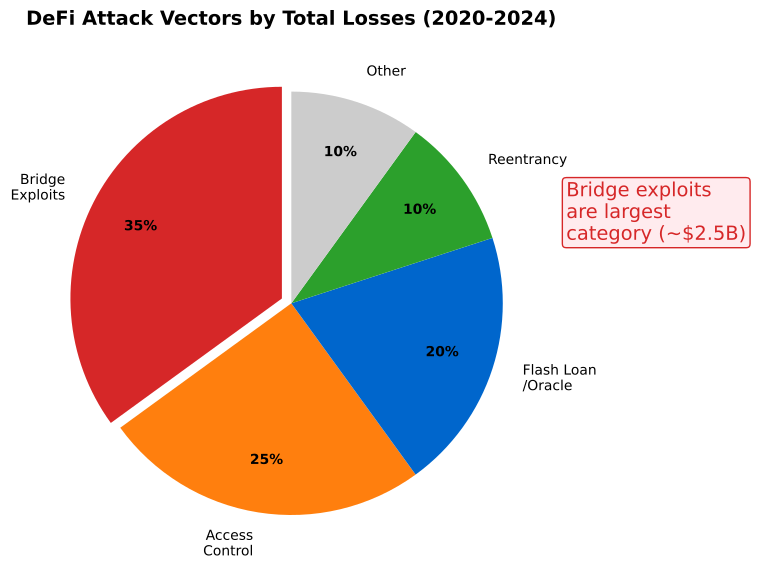

Python code for this plot:
"""
Attack Vectors by Loss Amount (2020-2024)
Pie chart showing attack categories
"""

import matplotlib.pyplot as plt
import numpy as np
from pathlib import Path

CHART_METADATA = {
    'title': 'Attack Vectors',
    'url': 'https://github.com/Digital-AI-Finance/Blockchain_Crypto/tree/main/Module_F_Advanced_Topics/L43_Smart_Contract_Security/charts/05_attack_vectors'
}

plt.rcParams.update({
    'font.size': 14,
    'axes.labelsize': 14,
    'axes.titlesize': 16,
    'xtick.labelsize': 12,
    'ytick.labelsize': 12,
    'legend.fontsize': 12,
    'figure.figsize': (10, 6),
    'figure.dpi': 150
})

MLPURPLE = '#3333B2'
MLBLUE = '#0066CC'
MLORANGE = '#FF7F0E'
MLGREEN = '#2CA02C'
MLRED = '#D62728'

fig, ax = plt.subplots(figsize=(10, 6))

# Attack vectors by total losses (2020-2024)
vectors = ['Bridge\nExploits', 'Access\nControl', 'Flash Loan\n/Oracle', 'Reentrancy', 'Other']
percentages = [35, 25, 20, 10, 10]
colors = [MLRED, MLORANGE, MLBLUE, MLGREEN, '#CCCCCC']

explode = (0.05, 0, 0, 0, 0)  # Highlight bridges

wedges, texts, autotexts = ax.pie(percentages, labels=vectors, colors=colors,
                                   autopct='%1.0f%%', startangle=90, explode=explode,
                                   pctdistance=0.75, labeldistance=1.15)

for text in texts:
    text.set_fontsize(10)
for autotext in autotexts:
    autotext.set_fontsize(10)
    autotext.set_fontweight('bold')

# Annotations
ax.text(1.3, 0.3, 'Bridge exploits\nare largest\ncategory (~$2.5B)', fontsize=9, ha='left', color=MLRED,
        bbox=dict(boxstyle='round,pad=0.2', facecolor='#FFEBEE', edgecolor=MLRED))

ax.set_title('DeFi Attack Vectors by Total Losses (2020-2024)', fontweight='bold', fontsize=14, pad=10)
plt.tight_layout()

output_path = Path(__file__).parent / 'chart.pdf'
plt.savefig(output_path, bbox_inches='tight', dpi=300)
print(f"Chart saved to: {output_path.absolute()}")
plt.close()
